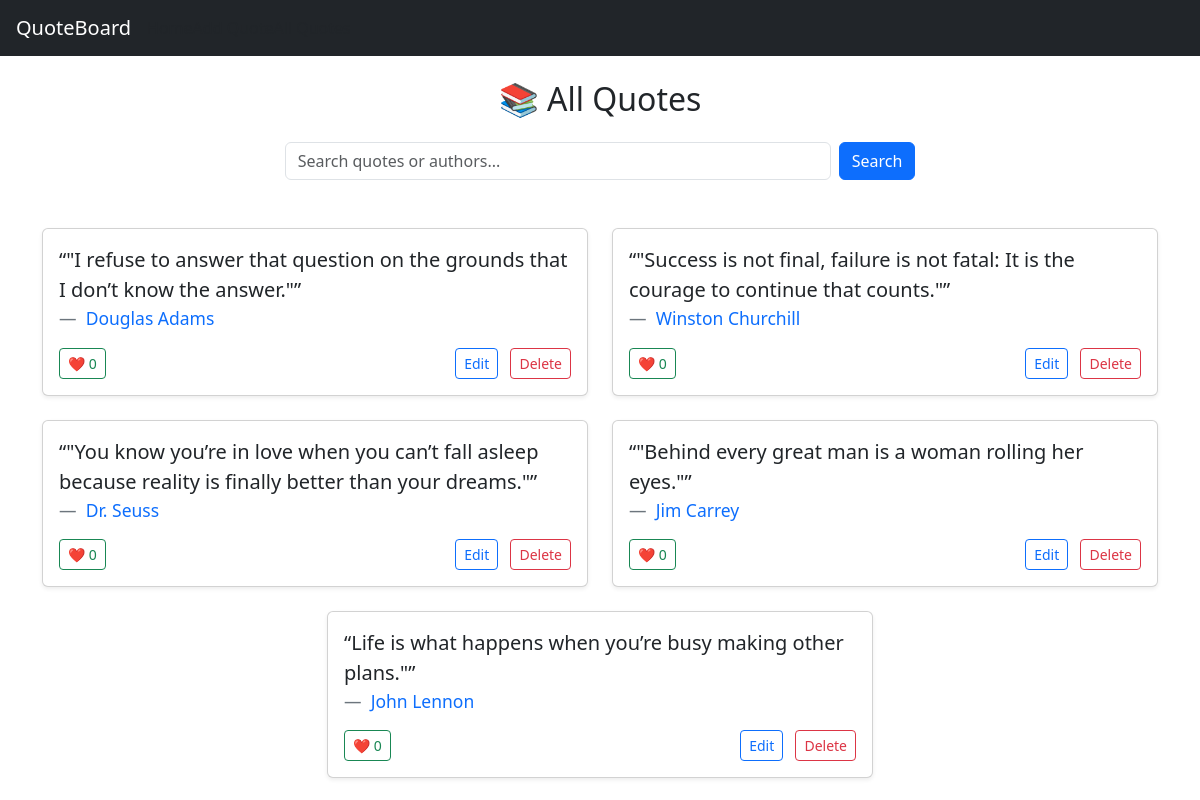
Page /all/ on the committed database.
### quotes/models.py (models this page shows, shortened)
class Quote(models.Model):
    content = models.TextField()
    author = models.CharField(max_length=100)
    created_at = models.DateTimeField(auto_now_add=True)
    likes = models.PositiveIntegerField(default=0)  # ✅ Like field
    tag = models.CharField(max_length=50, choices=TAGS, default='Other')  # ✅ Tag field

### quotes/views.py (the view)
# urls.py: path('all/', list_quotes, name='list_quotes'),  # 📄 All Quotes with Search
def list_quotes(request):
    query = request.GET.get('q')
    if query:
        quotes = Quote.objects.filter(
            models.Q(content__icontains=query) |
            models.Q(author__icontains=query)
        ).order_by('-created_at')
    else:
        quotes = Quote.objects.order_by('-created_at')
    return render(request, 'quotes/list_quotes.html', {
        'quotes': quotes,
    })

### quotes/templates/quotes/list_quotes.html (shortened to what this page needs)
{% extends 'base.html' %}
{% block content %}
<h2 class="mb-4 text-center">📚 All Quotes</h2>
<div class="container mb-5">
  <form method="get" action="{% url 'list_quotes' %}" class="d-flex justify-content-center">
    <input type="text" name="q" class="form-control w-50 me-2" placeholder="Search quotes or authors..." value="{{ request.GET.q }}">
    <button type="submit" class="btn btn-primary">Search</button>
  </form>
</div>
<div class="row justify-content-center">
{% for quote in quotes %}
  <div class="col-md-6">
    <div class="card mb-4 shadow-sm">
      <div class="card-body">
        <blockquote class="blockquote">
          <p class="fs-5 mb-3">“{{ quote.content }}”</p>
          <footer class="blockquote-footer">
            <a href="{% url 'quotes_by_author' author=quote.author %}" class="text-decoration-none">
              {{ quote.author }}
            </a>
          </footer>
        </blockquote>
        <div class="d-flex justify-content-between mt-3">
          <form action="{% url 'like_quote' quote.id %}" method="post" class="d-inline">
            <button type="submit" class="btn btn-sm btn-outline-success">
              ❤️ {{ quote.likes }}
            </button>
          </form>
          <div>
            <a href="{% url 'edit_quote' quote.id %}" class="btn btn-sm btn-outline-primary me-2">Edit</a>
            <a href="{% url 'delete_quote' quote.id %}" class="btn btn-sm btn-outline-danger">Delete</a>
          </div>
        </div>
      </div>
    </div>
  </div>
{% endfor %}
</div>
{% endblock %}

### templates/base.html (shortened to what this page needs)
<!DOCTYPE html>
<html lang="en">
<head>
  <link rel="stylesheet" href="https://cdn.jsdelivr.net/npm/bootstrap@5.3.0/dist/css/bootstrap.min.css">
</head>
<body>
  {% include 'navbar.html' %}
  <div class="container mt-4">
    {% block content %}{% endblock %}
  </div>
</body>
</html>

### templates/navbar.html
<nav class="navbar navbar-expand-lg navbar-dark bg-dark px-3">
    <a class="navbar-brand" href="{% url 'home' %}">QuoteBoard</a>
    <a class="nav-link" href="{% url 'home' %}">Home</a>
    <a class="nav-link" href="{% url 'add_quote' %}">Add Quote</a>
    <a class="nav-link" href="{% url 'list_quotes' %}">All Quotes</a>
  </nav>

### rows in the picture
Quote: content "\"I refuse to answer that question on the grounds that I don’t know the answer.\"", author "Douglas Adams", likes "0"
Quote: content "\"Success is not final, failure is not fatal: It is the courage to continue that counts.\"", author "Winston Churchill", likes "0"
Quote: content "\"You know you’re in love when you can’t fall asleep because reality is finally better than your dreams.\"", author "Dr. Seuss", likes "0"
Quote: content "\"Behind every great man is a woman rolling her eyes.\"", author "Jim Carrey", likes "0"
Quote: content "Life is what happens when you’re busy making other plans.\"", author "John Lennon", likes "0"
